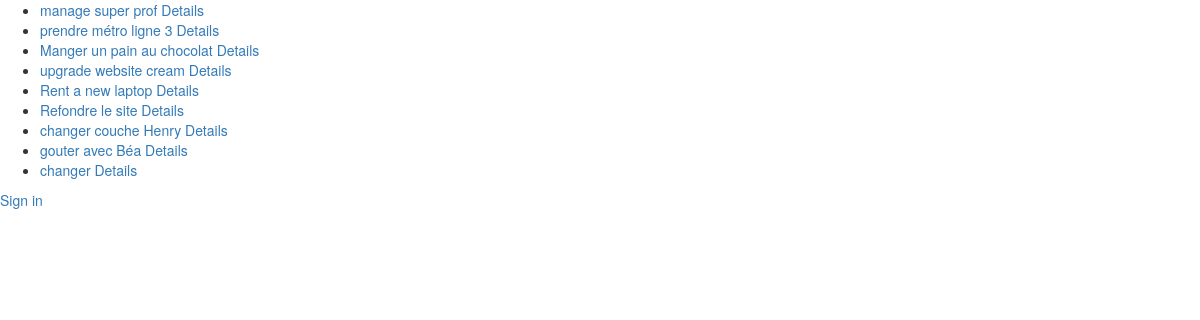
The app's page /modal/ (signed in), older data.
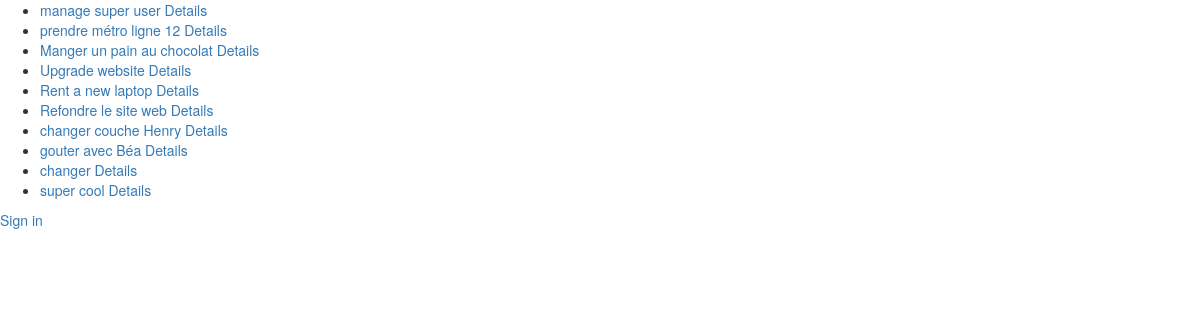
The same page, newer data.
### core/models.py (models this page shows, shortened)
class Entry(models.Model):
	user = models.ForeignKey(User)
	name = models.CharField(max_length=50)
	data = models.CharField(max_length=200, blank=True)
	order = models.IntegerField(default=1000)
	duedate = models.DateField(null=True, blank=True)
	done = models.IntegerField(default=0) # 0 = to do / 1 = completed
	impediment = models.IntegerField(default=0) # 0 = No / 1 = Yes
	assignees = models.ManyToManyField(User, related_name='assignees',blank=True)
	created_at = models.DateTimeField(auto_now_add=True)
	class Meta:
		ordering = ['order']
		verbose_name_plural = "entries"
	def __str__(self):
		return str(self.name)
	def update_modal_entry_url(self):
		return reverse (viewname="entrymodal", args=[self.id])

### core/views.py (the view)
# urls.py: url(r'^modal/$', coreviews.ModalView.as_view()),
class ModalView(ListView):
	model = coremodels.Entry
	template_name = "v2/modal/list.html"
	def get_queryset(self):
		return coremodels.Entry.objects.filter(user=self.request.user).order_by('order')

### templates/v2/modal/list.html (shortened to what this page needs)
<html>
{% load widget_tweaks %}
<head>
<link rel="stylesheet" href="http://code.jquery.com/mobile/1.4.5/jquery.mobile-1.4.5.min.css" />
<link rel="stylesheet" href="https://maxcdn.bootstrapcdn.com/bootstrap/3.3.6/css/bootstrap.min.css">
<link rel="stylesheet" href="https://maxcdn.bootstrapcdn.com/bootstrap/3.3.6/css/bootstrap-theme.min.css">
</head>
<body>
<div data-role="page" class="jqm-demos" data-quicklinks="true">
<ul data-role="listview" data-filter="true"  data-split-icon="gear" data-split-theme="a" data-filter-placeholder="Search an action ..." data-inset="true">
    {% for objects in object_list %}
      <li data-chris="{{ objects.update_modal_entry_url }}" id="entry_{{ objects.id }}" class="ui-state-default">
        <a data-ajax="false">{{ objects }}</a>
<a href="#details" data-rel="popup" data-position-to="window" data-transition="pop">Details</a>
      </li>
    {% endfor %}
</ul>
<a href="#popupLogin" data-rel="popup" data-position-to="window" class="ui-btn ui-corner-all ui-shadow ui-btn-inline ui-icon-check ui-btn-icon-left ui-btn-a" data-transition="pop">Sign in</a>
</div>
</body>
</html>

Row changes from the older to the newer data that the page shows:
changed Entry: name "manage super prof" → "manage super user"
changed Entry: name "prendre métro ligne 3" → "prendre métro ligne 12"
changed Entry: name "upgrade website cream" → "Upgrade website"
changed Entry: name "Refondre le site" → "Refondre le site web"
added Entry: name "super cool"
